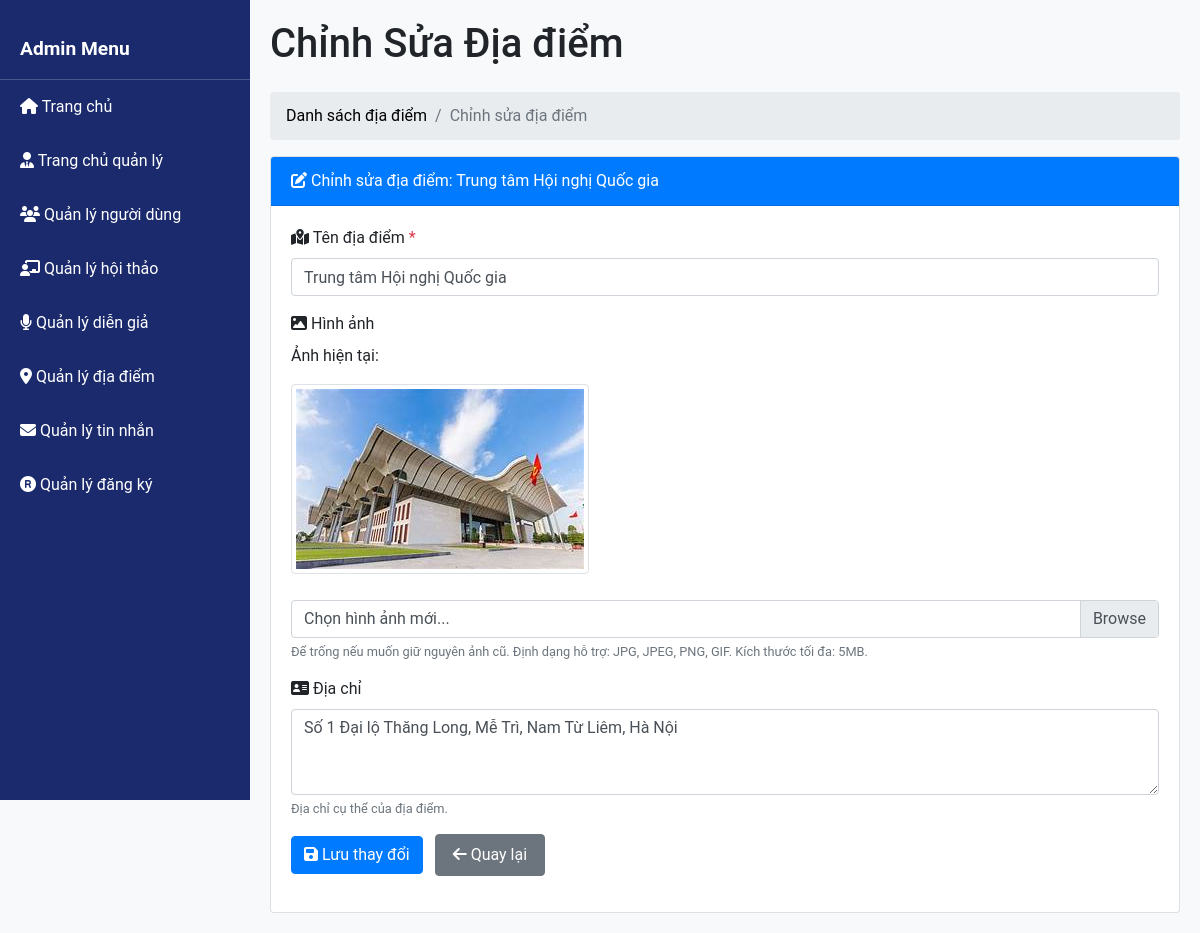
The page /layouts/admin_location_edit.php?id=2 (signed in) on the database its author committed.
### tables this page shows
CREATE TABLE locations (
    location_id INT PRIMARY KEY AUTO_INCREMENT,
    name VARCHAR(100) NOT NULL,
    address TEXT,
    photo TEXT
);

### layouts/admin_location_edit.php (the view, shortened to what this page needs)
<?php
require_once '../config.php';
$location = null;
$targetDir = "../assets/images/";
$locationId = (int)$_GET['id'];
try {
  $stmt = $conn->prepare("SELECT * FROM locations WHERE location_id = :location_id");
  $stmt->bindParam(':location_id', $locationId, PDO::PARAM_INT);
  $stmt->execute();
  $location = $stmt->fetch(PDO::FETCH_ASSOC);
} catch (PDOException $e) {
  $message = "Lỗi khi lấy thông tin địa điểm: " . $e->getMessage();
  $messageType = "danger";
}
?>
<!DOCTYPE html>
<html lang="en">
<head>
  <link rel="stylesheet" href="https://cdn.jsdelivr.net/npm/bootstrap@4.1.3/dist/css/bootstrap.min.css">
  <link rel="stylesheet" href="../assets/css/style-admin.css">
  <link rel="stylesheet" href="../assets/css/style.css">
  <link rel="stylesheet" href="https://cdnjs.cloudflare.com/ajax/libs/font-awesome/6.4.0/css/all.min.css">
</head>
<body>
  <?php include_once './admin_sidebar.php'; ?>
  <div class="content">
    <h1 class="mb-4">Chỉnh Sửa Địa điểm</h1>
    <nav aria-label="breadcrumb">
      <ol class="breadcrumb">
        <li class="breadcrumb-item"><a href="./admin_locations.php">Danh sách địa điểm</a></li>
        <li class="breadcrumb-item active" aria-current="page">Chỉnh sửa địa điểm</li>
      </ol>
    </nav>
    <div class="card">
      <div class="card-header bg-primary text-white">
        <i class="fas fa-edit"></i> Chỉnh sửa địa điểm: <?php echo htmlspecialchars($location['name']); ?>
      </div>
      <div class="card-body">
        <form method="POST" action="" enctype="multipart/form-data">
          <div class="form-group">
            <label for="name">
              <i class="fas fa-map-marked-alt"></i> Tên địa điểm <span class="text-danger">*</span>
            </label>
            <input type="text" class="form-control" id="name" name="name" required
              value="<?php echo htmlspecialchars($location['name']); ?>">
          </div>
          <div class="form-group">
            <label for="photo">
              <i class="fas fa-image"></i> Hình ảnh
            </label>
            <?php if (!empty($location['photo']) && file_exists($targetDir . $location['photo'])): ?>
              <div class="mb-3">
                <p>Ảnh hiện tại:</p>
                <img src="<?php echo '../assets/images/' . htmlspecialchars($location['photo']); ?>"
                  alt="Ảnh địa điểm hiện tại" class="current-photo img-thumbnail">
              </div>
            <?php endif; ?>
            <div class="custom-file">
              <label class="custom-file-label" for="photo">Chọn hình ảnh mới...</label>
            </div>
            <small class="form-text text-muted">Để trống nếu muốn giữ nguyên ảnh cũ. Định dạng hỗ trợ: JPG, JPEG, PNG, GIF. Kích thước tối đa: 5MB.</small>
          </div>
          <div class="form-group">
            <label for="address">
              <i class="fas fa-address-card"></i> Địa chỉ
            </label>
            <textarea class="form-control" id="address" name="address" rows="3"><?php echo htmlspecialchars($location['address'] ?? ''); ?></textarea>
            <small class="form-text text-muted">Địa chỉ cụ thể của địa điểm.</small>
          </div>
          <div class="form-group">
            <button type="submit" class="btn btn-primary">
              <i class="fas fa-save"></i> Lưu thay đổi
            </button>
            <a href="./admin_locations.php" class="btn btn-secondary ml-2">
              <i class="fas fa-arrow-left"></i> Quay lại
            </a>
          </div>
        </form>
      </div>
    </div>
  </div>
</body>
</html>

### assets/css/style-admin.css (style rules this page uses)
body { font-family: "Arial", sans-serif; background-color: #f8f9fa; }
.content { margin-left: 250px; padding: 20px; }

### assets/css/style.css (style rules this page uses)
:root { --primary: #ffffff; --secondary: #1d2939; --upcoming: #008739; --date: #8d8d8d; --hover: #007bff; --font: "Roboto", sans-serif; }
body { font-family: var(--font); }
a { text-decoration: none; color: black; }
a.btn { padding: 8px 17px; }

### layouts/admin_location_edit.php (style rules this page uses)
.current-photo { max-height: 200px; margin-bottom: 10px; border-radius: 4px; }

### rows shown on the page
locations: name "Trung tâm Hội nghị Quốc gia", photo (picture), address "Số 1 Đại lộ Thăng Long, Mễ Trì, Nam Từ Liêm, Hà Nội"
